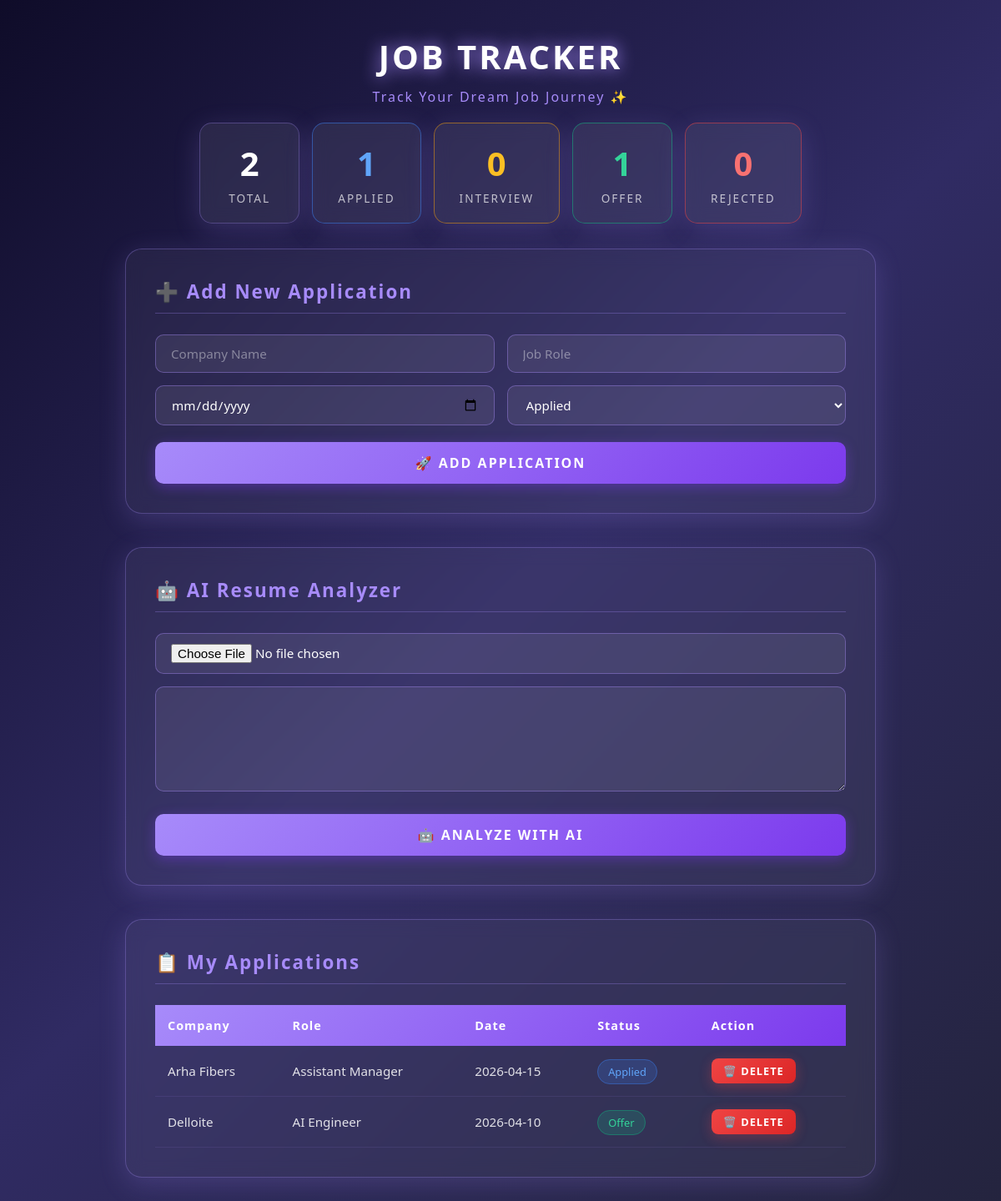
The page / on the database its author committed.
### tables this page shows
CREATE TABLE jobs
                 (id INTEGER PRIMARY KEY AUTOINCREMENT,
                  company TEXT,
                  role TEXT,
                  date TEXT,
                  status TEXT);

### app.py (the view)
@app.route('/')
def home():
    conn = sqlite3.connect('jobs.db')
    c = conn.cursor()
    c.execute('SELECT * FROM jobs')
    jobs = c.fetchall()
    total = len(jobs)
    applied = len([j for j in jobs if j[4] == 'Applied'])
    interview = len([j for j in jobs if j[4] == 'Interview'])
    offer = len([j for j in jobs if j[4] == 'Offer'])
    rejected = len([j for j in jobs if j[4] == 'Rejected'])
    conn.close()
    return render_template('index.html', jobs=jobs,
                         total=total, applied=applied,
                         interview=interview, offer=offer,
                         rejected=rejected)

### templates/index.html (shortened to what this page needs)
<!DOCTYPE html>
<html>
<head>
    <link rel="stylesheet" href="{{ url_for('static', filename='style.css') }}">
</head>
<body>
    <div class="container">
        <h1>Job Tracker</h1>
        <p class="subtitle">Track Your Dream Job Journey ✨</p>
        <div class="stats-container">
            <div class="stat-card">
                <h3>{{ total }}</h3>
                <p>Total</p>
            </div>
            <div class="stat-card applied-card">
                <h3>{{ applied }}</h3>
                <p>Applied</p>
            </div>
            <div class="stat-card interview-card">
                <h3>{{ interview }}</h3>
                <p>Interview</p>
            </div>
            <div class="stat-card offer-card">
                <h3>{{ offer }}</h3>
                <p>Offer</p>
            </div>
            <div class="stat-card rejected-card">
                <h3>{{ rejected }}</h3>
                <p>Rejected</p>
            </div>
        </div>
        <div class="form-card">
            <h2>➕ Add New Application</h2>
            <form action="/add" method="POST">
                <div class="form-grid">
                    <input type="text" name="company" placeholder="Company Name" required>
                    <input type="text" name="role" placeholder="Job Role" required>
                    <input type="date" name="date" required>
                    <select name="status">
                        <option value="Applied">Applied</option>
                    </select>
                </div>
                <button type="submit">🚀 Add Application</button>
            </form>
        </div>
        <div class="form-card">
            <h2>🤖 AI Resume Analyzer</h2>
            <form action="/analyze" method="POST" enctype="multipart/form-data">
                <div style="margin-bottom: 15px;">
                    <input type="file" name="resume" accept=".pdf" required
                           style="color: white;">
                </div>
                <textarea name="job_desc" placeholder="Paste Job Description here..."
                          required rows="5"
                          style="width:100%; padding:12px; background:rgba(255,255,255,0.07);
                                 border:1px solid rgba(167,139,250,0.4); border-radius:10px;
                                 color:white; font-size:0.95rem; outline:none; resize:vertical;">
                </textarea>
                <br><br>
                <button type="submit">🤖 Analyze with AI</button>
            </form>
        </div>
        <div class="table-card">
            <h2>📋 My Applications</h2>
            {% if jobs %}
            <table>
                <thead>
                    <tr>
                        <th>Company</th>
                        <th>Role</th>
                        <th>Date</th>
                        <th>Status</th>
                        <th>Action</th>
                    </tr>
                </thead>
                <tbody>
                    {% for job in jobs %}
                    <tr>
                        <td>{{ job[1] }}</td>
                        <td>{{ job[2] }}</td>
                        <td>{{ job[3] }}</td>
                        <td>
                            {% if job[4] == 'Applied' %}
                                <span class="status-applied">Applied</span>
                            {% elif job[4] == 'Interview' %}
                                <span class="status-interview">Interview</span>
                            {% elif job[4] == 'Offer' %}
                                <span class="status-offer">Offer</span>
                            {% else %}
                                <span class="status-rejected">Rejected</span>
                            {% endif %}
                        </td>
                        <td>
                            <a href="/delete/{{ job[0] }}"
                               onclick="return confirm('Delete this job?')">
                                <button class="delete-btn">🗑️ Delete</button>
                            </a>
                        </td>
                    </tr>
                    {% endfor %}
                </tbody>
            </table>
            {% else %}
            <p class="empty-msg">No applications yet. Add your first one! 🎯</p>
            {% endif %}
        </div>
    </div>
</body>
</html>

### static/style.css (style rules this page uses)
* { margin: 0; padding: 0; box-sizing: border-box; font-family: 'Segoe UI', sans-serif; }
body { background: linear-gradient(135deg, #0f0c29, #302b63, #24243e); min-height: 100vh; padding: 40px 20px; }
h1 { text-align: center; color: #ffffff; font-size: 2.5rem; margin-bottom: 10px; text-transform: uppercase; letter-spacing: 3px; text-shadow: 0 0 20px #a78bfa; }
.subtitle { text-align: center; color: #a78bfa; margin-bottom: 20px; font-size: 1rem; letter-spacing: 2px; }
.container { max-width: 900px; margin: 0 auto; }
.stats-container { display: flex; gap: 15px; margin-bottom: 30px; justify-content: center; flex-wrap: wrap; }
.stat-card { background: rgba(255, 255, 255, 0.08); backdrop-filter: blur(10px); border: 1px solid rgba(167, 139, 250, 0.3); border-radius: 15px; padding: 20px 30px; text-align: center; min-width: 120px; box-shadow: 0 8px 32px rgba(167, 139, 250, 0.2); }
.stat-card h3 { font-size: 2.5rem !important; color: #ffffff !important; margin-bottom: 5px !important; display: block !important; font-weight: 700; }
.stat-card p { color: rgba(255, 255, 255, 0.7) !important; font-size: 0.85rem !important; letter-spacing: 2px; text-transform: uppercase; display: block !important; }
.applied-card { border-color: rgba(59, 130, 246, 0.5); }
.applied-card h3 { color: #60a5fa !important; }
.interview-card { border-color: rgba(245, 158, 11, 0.5); }
.interview-card h3 { color: #fbbf24 !important; }
.offer-card { border-color: rgba(16, 185, 129, 0.5); }
.offer-card h3 { color: #34d399 !important; }
.rejected-card { border-color: rgba(239, 68, 68, 0.5); }
.rejected-card h3 { color: #f87171 !important; }
.form-card { background: rgba(255, 255, 255, 0.05); backdrop-filter: blur(10px); border: 1px solid rgba(167, 139, 250, 0.3); border-radius: 20px; padding: 35px; margin-bottom: 40px; box-shadow: 0 8px 32px rgba(167, 139, 250, 0.2); }
.form-card h2 { color: #a78bfa; margin-bottom: 25px; font-size: 1.4rem; letter-spacing: 2px; border-bottom: 1px solid rgba(167, 139, 250, 0.3); padding-bottom: 10px; }
.form-grid { display: grid; grid-template-columns: 1fr 1fr; gap: 15px; margin-bottom: 20px; }
input, select { width: 100%; padding: 12px 18px; background: rgba(255, 255, 255, 0.07); border: 1px solid rgba(167, 139, 250, 0.4); border-radius: 10px; color: #ffffff; font-size: 0.95rem; outline: none; transition: all 0.3s ease; }
input::placeholder { color: rgba(255, 255, 255, 0.4); }
select option { background: #302b63; color: white; }
button { width: 100%; padding: 14px; background: linear-gradient(135deg, #a78bfa, #7c3aed); border: none; border-radius: 10px; color: white; font-size: 1rem; font-weight: 600; cursor: pointer; letter-spacing: 2px; text-transform: uppercase; transition: all 0.3s ease; box-shadow: 0 4px 15px rgba(124, 58, 237, 0.4); }
.table-card { background: rgba(255, 255, 255, 0.05); backdrop-filter: blur(10px); border: 1px solid rgba(167, 139, 250, 0.3); border-radius: 20px; padding: 35px; box-shadow: 0 8px 32px rgba(167, 139, 250, 0.2); }
.table-card h2 { color: #a78bfa; margin-bottom: 25px; font-size: 1.4rem; letter-spacing: 2px; border-bottom: 1px solid rgba(167, 139, 250, 0.3); padding-bottom: 10px; }
table { width: 100%; border-collapse: collapse; }
thead tr { background: linear-gradient(135deg, #a78bfa, #7c3aed); }
thead th { padding: 15px; color: white; text-align: left; letter-spacing: 1px; font-size: 0.9rem; }
tbody tr { border-bottom: 1px solid rgba(167, 139, 250, 0.1); transition: all 0.3s ease; }
tbody td { padding: 15px; color: rgba(255, 255, 255, 0.85); font-size: 0.95rem; }
.status-applied { background: rgba(59, 130, 246, 0.2); color: #60a5fa; padding: 5px 12px; border-radius: 20px; font-size: 0.8rem; border: 1px solid rgba(59, 130, 246, 0.4); }
.status-offer { background: rgba(16, 185, 129, 0.2); color: #34d399; padding: 5px 12px; border-radius: 20px; font-size: 0.8rem; border: 1px solid rgba(16, 185, 129, 0.4); }
.delete-btn { width: auto; padding: 6px 14px; background: linear-gradient(135deg, #ef4444, #dc2626); border: none; border-radius: 8px; color: white; font-size: 0.8rem; cursor: pointer; letter-spacing: 1px; transition: all 0.3s ease; box-shadow: 0 4px 15px rgba(239, 68, 68, 0.3); }

### rows shown on the page
jobs: company "Arha Fibers", role "Assistant Manager", date "2026-04-15", status "Applied"
jobs: company "Delloite", role "AI Engineer", date "2026-04-10", status "Offer"

### other values the page prints
{{ total }} "2"
{{ applied }} "1"
{{ interview }} "0"
{{ offer }} "1"
{{ rejected }} "0"
